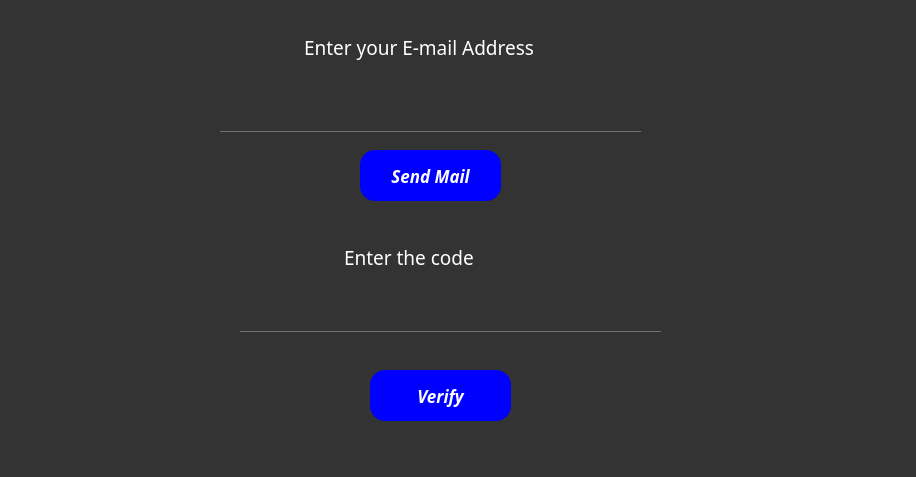
<?xml version="1.0" encoding="UTF-8"?>
<ui version="4.0">
 <class>ResetPassword</class>
 <widget class="QWidget" name="ResetPassword">
  <property name="geometry">
   <rect>
    <x>0</x>
    <y>0</y>
    <width>916</width>
    <height>477</height>
   </rect>
  </property>
  <property name="windowTitle">
   <string>Form</string>
  </property>
  <property name="styleSheet">
   <string notr="true">*{
font-family:century gothic;
font-size:17px;
background:#333;

}


QPushButton
{
background:blue;
border-radius:15px;
}
QToolButton
{
background:blue;
border-radius:60px;
}
QTextEdit
{
bakcground:#333;
border-radius:60px;
}
QLabel
{
color:white;
}
QWidget
{
color:white;
}
QPushButton:hover
{
background:grey;
}
QLineEdit
{
background:transparent;
border:none;
color:white;
border-bottom:1px solid #717072;
}
QTableView
{
background:#333;
}
QHeaderView {
background:#333;
}
QToolButton
{
background:#333;
border-radius:60px;
}</string>
  </property>
  <widget class="QLineEdit" name="Email">
   <property name="geometry">
    <rect>
     <x>220</x>
     <y>110</y>
     <width>421</width>
     <height>22</height>
    </rect>
   </property>
  </widget>
  <widget class="QTextBrowser" name="textBrowser_2">
   <property name="geometry">
    <rect>
     <x>300</x>
     <y>30</y>
     <width>301</width>
     <height>51</height>
    </rect>
   </property>
   <property name="html">
    <string>&lt;!DOCTYPE HTML PUBLIC &quot;-//W3C//DTD HTML 4.0//EN&quot; &quot;http://www.w3.org/TR/REC-html40/strict.dtd&quot;&gt;
&lt;html&gt;&lt;head&gt;&lt;meta name=&quot;qrichtext&quot; content=&quot;1&quot; /&gt;&lt;style type=&quot;text/css&quot;&gt;
p, li { white-space: pre-wrap; }
&lt;/style&gt;&lt;/head&gt;&lt;body style=&quot; font-family:'century gothic'; font-size:17px; font-weight:400; font-style:normal;&quot;&gt;
&lt;p style=&quot; margin-top:0px; margin-bottom:0px; margin-left:0px; margin-right:0px; -qt-block-indent:0; text-indent:0px;&quot;&gt;&lt;span style=&quot; font-size:14pt;&quot;&gt;Enter your E-mail Address &lt;/span&gt;&lt;/p&gt;&lt;/body&gt;&lt;/html&gt;</string>
   </property>
  </widget>
  <widget class="QPushButton" name="sendmail">
   <property name="geometry">
    <rect>
     <x>360</x>
     <y>150</y>
     <width>141</width>
     <height>51</height>
    </rect>
   </property>
   <property name="font">
    <font>
     <family>century gothic</family>
     <pointsize>-1</pointsize>
     <weight>75</weight>
     <italic>true</italic>
     <bold>true</bold>
    </font>
   </property>
   <property name="text">
    <string>Send Mail</string>
   </property>
  </widget>
  <widget class="QTextBrowser" name="textBrowser_3">
   <property name="geometry">
    <rect>
     <x>340</x>
     <y>240</y>
     <width>221</width>
     <height>41</height>
    </rect>
   </property>
   <property name="html">
    <string>&lt;!DOCTYPE HTML PUBLIC &quot;-//W3C//DTD HTML 4.0//EN&quot; &quot;http://www.w3.org/TR/REC-html40/strict.dtd&quot;&gt;
&lt;html&gt;&lt;head&gt;&lt;meta name=&quot;qrichtext&quot; content=&quot;1&quot; /&gt;&lt;style type=&quot;text/css&quot;&gt;
p, li { white-space: pre-wrap; }
&lt;/style&gt;&lt;/head&gt;&lt;body style=&quot; font-family:'century gothic'; font-size:17px; font-weight:400; font-style:normal;&quot;&gt;
&lt;p style=&quot; margin-top:0px; margin-bottom:0px; margin-left:0px; margin-right:0px; -qt-block-indent:0; text-indent:0px;&quot;&gt;&lt;span style=&quot; font-size:14pt;&quot;&gt;Enter the code&lt;/span&gt;&lt;/p&gt;&lt;/body&gt;&lt;/html&gt;</string>
   </property>
  </widget>
  <widget class="QPushButton" name="verifyBtn">
   <property name="geometry">
    <rect>
     <x>370</x>
     <y>370</y>
     <width>141</width>
     <height>51</height>
    </rect>
   </property>
   <property name="font">
    <font>
     <family>century gothic</family>
     <pointsize>-1</pointsize>
     <weight>75</weight>
     <italic>true</italic>
     <bold>true</bold>
    </font>
   </property>
   <property name="text">
    <string>Verify</string>
   </property>
  </widget>
  <widget class="QLineEdit" name="code">
   <property name="geometry">
    <rect>
     <x>240</x>
     <y>310</y>
     <width>421</width>
     <height>22</height>
    </rect>
   </property>
  </widget>
 </widget>
 <resources/>
 <connections/>
</ui>
